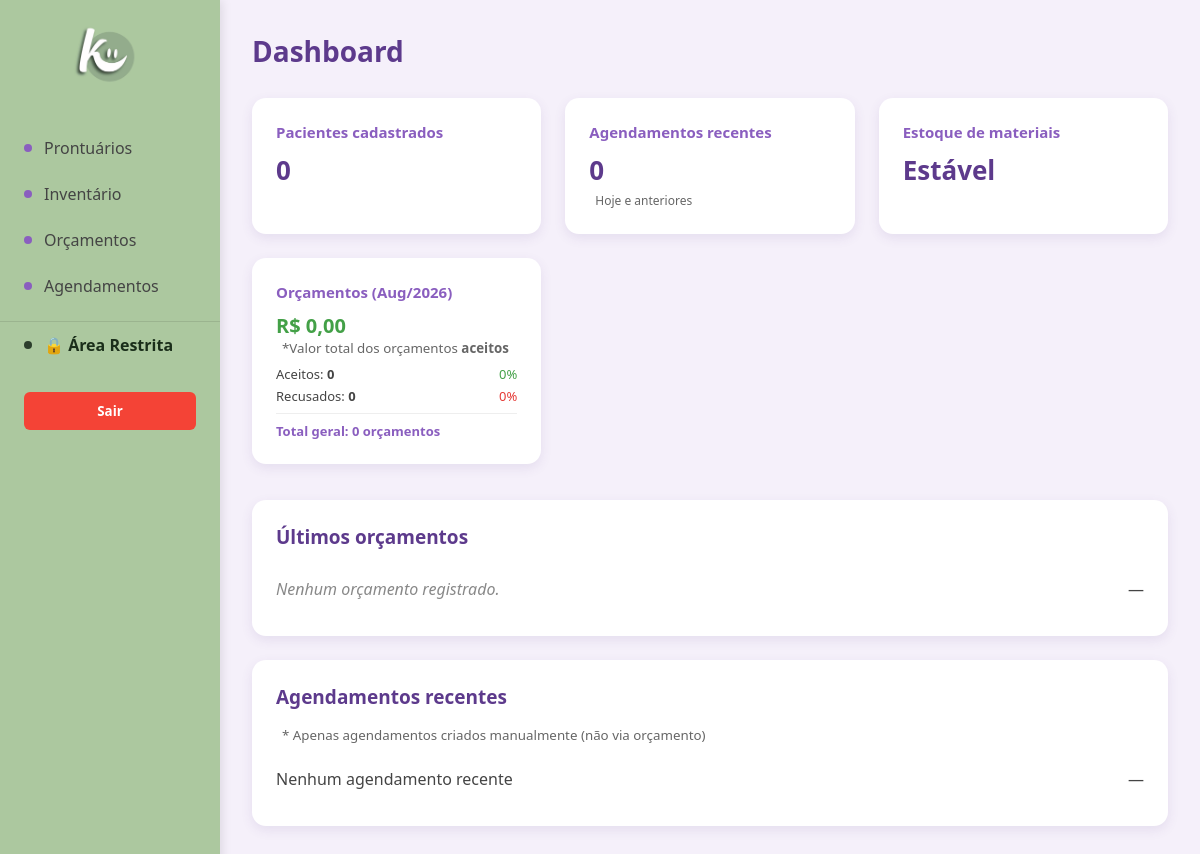
/ (signed in), run on an earlier commit of the app's database.
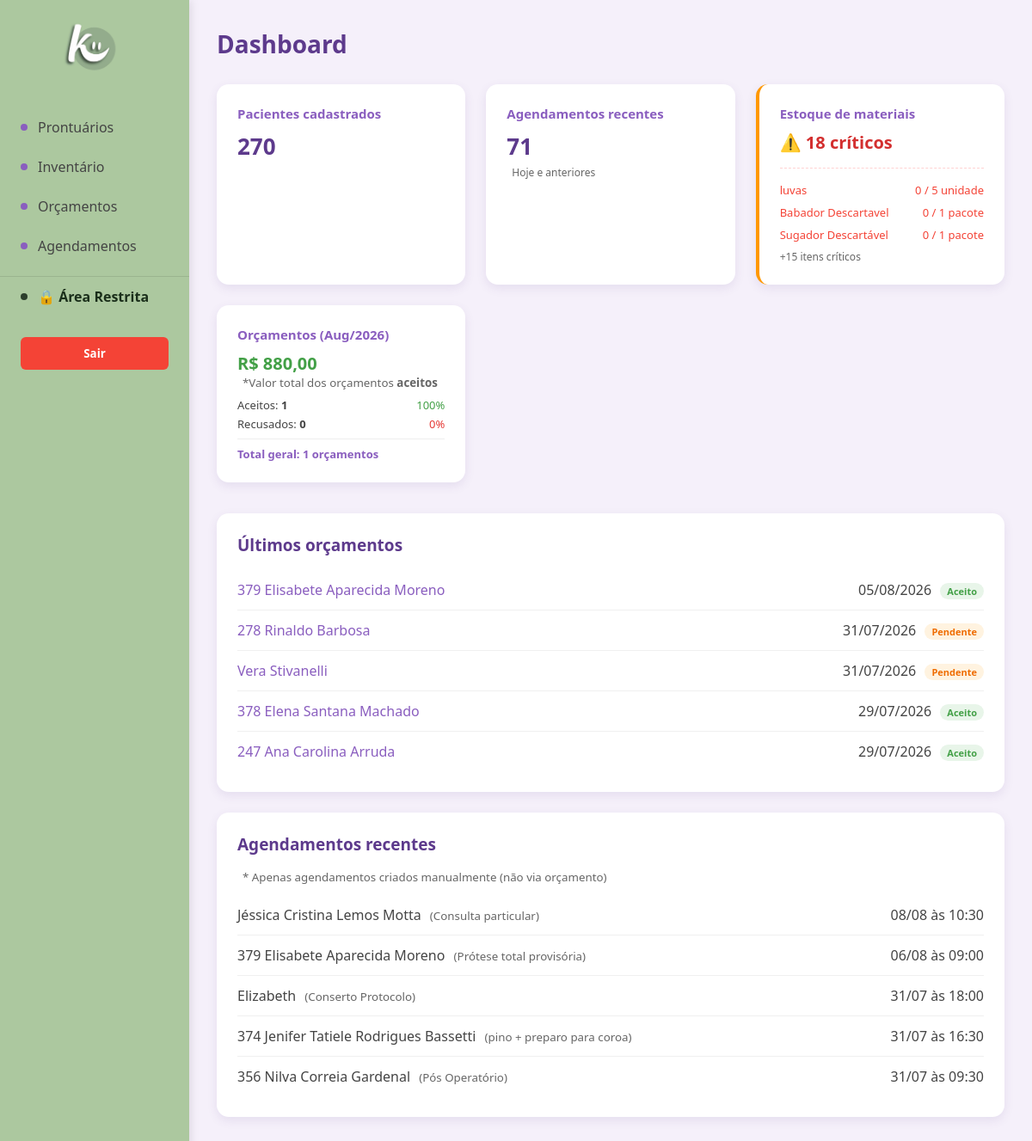
And on a later commit of the database.
### tables this page shows
CREATE TABLE `estoque` (
  `id` int(11) NOT NULL,
  `nome` varchar(255) NOT NULL,
  `quantidade` decimal(10,2) NOT NULL DEFAULT 0.00,
  `unidade` varchar(50) NOT NULL DEFAULT 'unidade',
  `estoque_minimo` decimal(10,2) NOT NULL DEFAULT 5.00,
  `updated_at` timestamp NOT NULL DEFAULT current_timestamp() ON UPDATE current_timestamp()
);

CREATE TABLE `orcamentos` (
  `id` int(11) NOT NULL,
  `paciente_id` int(11) NOT NULL,
  `data_criacao` date NOT NULL,
  `validade` date NOT NULL,
  `status` enum('pendente','aceito','recusado') DEFAULT 'pendente',
  `observacoes` text DEFAULT NULL,
  `created_at` timestamp NOT NULL DEFAULT current_timestamp()
);

CREATE TABLE `prontuarios` (
  `id` int(11) NOT NULL,
  `paciente` varchar(255) NOT NULL,
  `nascimento` date NOT NULL,
  `sexo` enum('Masculino','Feminino','Outro') DEFAULT NULL,
  `estado_civil` varchar(50) DEFAULT NULL,
  `profissao` varchar(100) DEFAULT NULL,
  `rg` varchar(20) DEFAULT NULL,
  `cpf` varchar(14) DEFAULT NULL,
  `endereco` text DEFAULT NULL,
  `cep` varchar(10) DEFAULT NULL,
  `telefone` varchar(20) DEFAULT NULL,
  `email` varchar(255) DEFAULT NULL,
  `observacoes` text DEFAULT NULL,
  `tratamento_odonto` text DEFAULT NULL,
  `tratamento_medico` text DEFAULT NULL,
  `medicamento_continuo` text DEFAULT NULL,
  `alergia_medicamento` text DEFAULT NULL,
  `alergia_outras` text DEFAULT NULL,
  `problemas_saude` text DEFAULT NULL,
  `gravida_meses` varchar(10) DEFAULT NULL,
  `fuma_tempo` varchar(50) DEFAULT NULL,
  `fuma_cigarros_dia` varchar(20) DEFAULT NULL,
  `bebida_frequencia` varchar(100) DEFAULT NULL,
  `drogas_uso` text DEFAULT NULL,
  `doencas_transmissiveis` text DEFAULT NULL,
  `cancer_familiar` text DEFAULT NULL,
  `tratamento_cancer` text DEFAULT NULL,
  `created_at` timestamp NOT NULL DEFAULT current_timestamp()
);

CREATE TABLE `agendamentos` (
  `id` int(11),
  `paciente_id` int(11) DEFAULT NULL,
  `paciente_nome` varchar(255) DEFAULT NULL,
  `procedimento` varchar(255) NOT NULL,
  `data` date NOT NULL,
  `horario` time NOT NULL,
  `created_at` timestamp NOT NULL DEFAULT current_timestamp()
);

### index.php (the view, shortened to what this page needs)
<?php
require_once 'conexao/conexao.php';
$total_pacientes = $pdo->query("SELECT COUNT(*) FROM prontuarios")->fetchColumn();
$total_agendamentos = $pdo->query("
    SELECT COUNT(*) FROM agendamentos WHERE data <= CURDATE()
")->fetchColumn();
$stmt_proximos = $pdo->prepare("
    SELECT
        COALESCE(p.paciente, a.paciente_nome) AS paciente,
        a.procedimento,
        a.data,
        a.horario
    FROM agendamentos a
    LEFT JOIN prontuarios p ON a.paciente_id = p.id
    WHERE a.data <= CURDATE()           -- ← ✅ Apenas este filtro
    ORDER BY a.data DESC, a.horario DESC
    LIMIT 5
");
$stmt_proximos->execute();
$proximos_agendamentos = $stmt_proximos->fetchAll();
$stmt_orc = $pdo->prepare("
    SELECT
        o.id,
        o.data_criacao,
        o.status,
        p.paciente
    FROM orcamentos o
    JOIN prontuarios p ON o.paciente_id = p.id
    ORDER BY o.data_criacao DESC
    LIMIT 5
");
$stmt_orc->execute();
$ultimos_orcamentos = $stmt_orc->fetchAll();
$stmt_estoque_baixo = $pdo->query("
    SELECT nome, quantidade, estoque_minimo, unidade
    FROM estoque
    WHERE quantidade <= estoque_minimo AND quantidade >= 0
    ORDER BY quantidade ASC
");
$materiais_baixo = $stmt_estoque_baixo->fetchAll();
$tem_estoque_baixo = !empty($materiais_baixo);
$mes_atual = date('Y-m');
$stmt_rel_orc = $pdo->prepare("
    SELECT
        COUNT(*) as total,
        SUM(CASE WHEN status = 'aceito' THEN 1 ELSE 0 END) as aceitos,
        SUM(CASE WHEN status = 'recusado' THEN 1 ELSE 0 END) as recusados,
        -- ← VALOR TOTAL: SOMA APENAS DOS ACEITOS (conforme solicitado)
        COALESCE(SUM(CASE WHEN o.status = 'aceito' THEN itens.total_item ELSE 0 END), 0) as valor_total_aceitos
    FROM orcamentos o
    LEFT JOIN (
        SELECT orcamento_id, SUM(quantidade * valor_unitario) as total_item
        FROM orcamentos_itens
        GROUP BY orcamento_id
    ) itens ON o.id = itens.orcamento_id
    WHERE DATE_FORMAT(o.data_criacao, '%Y-%m') = ?
");
$stmt_rel_orc->execute([$mes_atual]);
$rel_orc = $stmt_rel_orc->fetch();
$total_orc = $rel_orc['total'] ?? 0;
$aceitos = $rel_orc['aceitos'] ?? 0;
$recusados = $rel_orc['recusados'] ?? 0;
$valor_total_aceitos = $rel_orc['valor_total_aceitos'] ?? 0;
?>
<!DOCTYPE html>
<html lang="pt-BR">
<head>
    <link rel="stylesheet" href="css/index.css">
</head>
<body>
    <aside class="sidebar">
        <div class="logo">
            <img src="img/logo.jpg" alt="Dentech">
        </div>
        <a href="prontuarios" class="nav-link">
            <div class="nav-dot"></div>
            Prontuários
        </a>
        <a href="inventario" class="nav-link">
            <div class="nav-dot"></div>
            Inventário
        </a>
        <a href="orcamento" class="nav-link">
            <div class="nav-dot"></div>
            Orçamentos
        </a>
        <a href="agendamentos" class="nav-link">
            <div class="nav-dot"></div>
            Agendamentos
        </a>
        <a href="restrito" class="nav-link" style="font-weight: 600; color: #1a2e1a; margin-top: 12px; border-top: 1px solid rgba(0,0,0,0.1); padding-top: 12px;">
            <div class="nav-dot" style="background: #2c3e2c;"></div>
            🔒 Área Restrita
        </a>
        <button class="logout" onclick="location.href='logout.php'">Sair</button>
    </aside>
    <main class="content">
        <h1>Dashboard</h1>
        <div class="card-grid">
            <div class="card">
                <p class="card-title">Pacientes cadastrados</p>
                <p class="card-value"><?= (int)$total_pacientes ?></p>
            </div>
            <div class="card">
                <p class="card-title">Agendamentos recentes</p>
                <p class="card-value"><?= (int)$total_agendamentos ?></p>
                <small style="color:#666; font-size:12px;">Hoje e anteriores</small>
            </div>
            <div class="card <?= $tem_estoque_baixo ? 'card-alerta' : '' ?>">
                <p class="card-title">Estoque de materiais</p>
                <?php if ($tem_estoque_baixo): ?>
                    <p class="card-value" style="color: #d32f2f; font-size: 20px;">
                        ⚠️ <?= count($materiais_baixo) ?> críticos
                    </p>
                    <div class="card-alerta-detalhe">
                        <?php foreach (array_slice($materiais_baixo, 0, 3) as $mat): ?>
                            <div class="alerta-item">
                                <span><?= htmlspecialchars($mat['nome']) ?></span>
                                <span><?= (int)$mat['quantidade'] ?> / <?= (int)$mat['estoque_minimo'] ?> <?= htmlspecialchars($mat['unidade']) ?></span>
                            </div>
                        <?php endforeach; ?>
                        <?php if (count($materiais_baixo) > 3): ?>
                            <div style="font-size:12px; color:#666; margin-top:6px;">
                                +<?= count($materiais_baixo) - 3 ?> itens críticos
                            </div>
                        <?php endif; ?>
                    </div>
                <?php else: ?>
                    <p class="card-value" style="color: var(--roxo-escuro, #5e35b1);">Estável</p>
                <?php endif; ?>
            </div>
            <div class="card">
                <p class="card-title">Orçamentos (<?= date('M/Y') ?>)</p>
                <p class="card-value" style="font-size: 20px; color: #43a047;">
                    R$ <?= number_format($valor_total_aceitos, 2, ',', '.') ?>
                </p>
                <small style="color:#666; display:block; margin-bottom:8px;">
                    *Valor total dos orçamentos <strong>aceitos</strong>
                </small>
                <div style="margin-top: 8px; font-size: 13px;">
                    <div style="display: flex; justify-content: space-between; margin: 4px 0;">
                        <span>Aceitos: <strong><?= (int)$aceitos ?></strong></span>
                        <span style="color: #43a047;"><?= $total_orc > 0 ? round(($aceitos / $total_orc) * 100) : 0 ?>%</span>
                    </div>
                    <div style="display: flex; justify-content: space-between; margin: 4px 0;">
                        <span>Recusados: <strong><?= (int)$recusados ?></strong></span>
                        <span style="color: #e53935;"><?= $total_orc > 0 ? round(($recusados / $total_orc) * 100) : 0 ?>%</span>
                    </div>
                    <div style="margin-top: 8px; font-weight: 600; color: var(--roxo-medio, #7b3ff2); border-top:1px solid #eee; padding-top:8px;">
                        Total geral: <?= (int)$total_orc ?> orçamentos
                    </div>
                </div>
            </div>
        </div>
        <div class="table-card">
            <h3>Últimos orçamentos</h3>
            <?php if (empty($ultimos_orcamentos)): ?>
                <div class="list-item">
                    <span><em>Nenhum orçamento registrado.</em></span>
                    <span>—</span>
                </div>
            <?php else: ?>
                <?php foreach ($ultimos_orcamentos as $orc): ?>
                    <div class="list-item">
                        <span>
                            <a href="visualizar_orcamento.php?id=<?= (int)$orc['id'] ?>" class="link-orcamento">
                                <?= htmlspecialchars($orc['paciente']) ?>
                            </a>
                        </span>
                        <span>
                            <?= date('d/m/Y', strtotime($orc['data_criacao'])) ?>
                            <span class="status-orcamento status-<?= htmlspecialchars($orc['status']) ?>">
                                <?= ucfirst(htmlspecialchars($orc['status'])) ?>
                            </span>
                        </span>
                    </div>
                <?php endforeach; ?>
            <?php endif; ?>
        </div>
        <div class="table-card">
            <h3>Agendamentos recentes</h3>
            <small style="color:#666; display:block; margin-bottom:12px;">
                * Apenas agendamentos criados manualmente (não via orçamento)
            </small>
            <?php if (empty($proximos_agendamentos)): ?>
                <div class="list-item">
                    <span>Nenhum agendamento recente</span>
                    <span>—</span>
                </div>
            <?php else: ?>
                <?php foreach ($proximos_agendamentos as $ag): ?>
                    <?php
                    $dataFormatada = date("d/m", strtotime($ag["data"]));
                    $horaFormatada = substr($ag["horario"] ?? '00:00', 0, 5);
                    $nome = htmlspecialchars($ag["paciente"] ?? '—');
                    $proc = htmlspecialchars($ag["procedimento"] ?? '');
                    ?>
                    <div class="list-item">
                        <span><?= $nome ?> <small style="color:#666">(<?= $proc ?>)</small></span>
                        <span><?= $dataFormatada ?> às <?= $horaFormatada ?></span>
                    </div>
                <?php endforeach; ?>
            <?php endif; ?>
        </div>
    </main>
</body>
</html>

### css/index.css (style rules this page uses)
:root { --roxo-escuro: #5d3a8c; --roxo-medio: #8a5ebf; --roxo-claro: #c9a7e8; --roxo-background: #f5f0fa; --branco: #ffffff; --cinza-texto: #444; --verde: #4caf50; --vermelho: #f44336; --amarelo: #ff9800; }
* { margin: 0; padding: 0; box-sizing: border-box; font-family: "Segoe UI", system-ui, sans-serif; }
body { display: flex; background-color: var(--roxo-background); color: var(--cinza-texto); min-height: 100vh; }
.sidebar { width: 220px; background: #ACC89F; padding: 20px 0; box-shadow: 2px 0 10px rgba(0, 0, 0, 0.1); display: flex; flex-direction: column; }
.logo { text-align: center; margin-bottom: 30px; }
.logo img { width: 120px; height: auto; border-radius: 8px; }
.nav-link { display: flex; align-items: center; padding: 12px 24px; color: var(--cinza-texto); text-decoration: none; font-weight: 500; transition: background 0.2s; }
.nav-dot { width: 8px; height: 8px; background: var(--roxo-medio); border-radius: 50%; margin-right: 12px; }
.logout { background: #f44336; color: white; border: none; padding: 10px 24px; margin-top: auto; margin: 24px 24px 24px; border-radius: 6px; font-weight: 600; cursor: pointer; transition: background 0.2s; }
.content { flex: 1; padding: 32px; }
.content h1 { color: var(--roxo-escuro); margin-bottom: 28px; font-size: 28px; }
.card-grid { display: grid; grid-template-columns: repeat(auto-fit, minmax(240px, 1fr)); gap: 24px; margin-bottom: 36px; }
.card { background: var(--branco); border-radius: 14px; padding: 24px; box-shadow: 0 4px 12px rgba(93, 58, 140, 0.1); }
.card-title { font-size: 15px; color: var(--roxo-medio); margin-bottom: 10px; font-weight: 600; }
.card-value { font-size: 26px; font-weight: 700; color: var(--roxo-escuro); }
.card-alerta { border-left: 4px solid var(--vermelho); }
.card-alerta .card-value { color: var(--vermelho); }
.card-alerta-detalhe { margin-top: 16px; padding-top: 16px; border-top: 1px dashed #ffd2d2; font-size: 13px; }
.alerta-item { display: flex; justify-content: space-between; margin-bottom: 8px; color: var(--vermelho); font-weight: 500; }
.table-card { background: var(--branco); border-radius: 14px; padding: 24px; margin-bottom: 24px; box-shadow: 0 4px 12px rgba(93, 58, 140, 0.1); }
.table-card h3 { color: var(--roxo-escuro); margin-bottom: 16px; font-size: 19px; font-weight: 600; }
.list-item { display: flex; justify-content: space-between; padding: 12px 0; border-bottom: 1px solid #f0f0f0; align-items: center; }
.list-item:last-child { border-bottom: none; }
.link-orcamento { color: var(--roxo-medio); text-decoration: none; font-weight: 600; }
.status-orcamento { display: inline-block; padding: 2px 10px; border-radius: 20px; font-size: 12px; font-weight: 600; margin-left: 10px; }
.status-pendente { background: #fff8e1; color: var(--amarelo); }
.status-aceito { background: #e8f5e9; color: var(--verde); }
small { color: #777; font-weight: normal; margin-left: 6px; }
.list-item em { color: #888; font-style: italic; }

### index.php (style rules this page uses)
.card-alerta { border-left: 4px solid #ff9800; }
.status-orcamento { padding: 2px 8px; border-radius: 12px; font-size: 11px; font-weight: 600; margin-left: 6px; }
.status-pendente { background: #fff3e0; color: #ef6c00; }
.status-aceito { background: #e8f5e9; color: #43a047; }
.link-orcamento { color: var(--roxo-medio, #7b3ff2); text-decoration: none; font-weight: 500; }

What changed in the data, as far as the page shows it:
added estoque: nome "luvas", quantidade "0", estoque_minimo "5", unidade "unidade"
added estoque: nome "Babador Descartavel", quantidade "0", estoque_minimo "1", unidade "pacote"
added estoque: nome "Sugador Descartável", quantidade "0", estoque_minimo "1", unidade "pacote"
added orcamentos: paciente.paciente "379 Elisabete Aparecida Moreno", data_criacao "05/08/2026", status "Aceito"
added orcamentos: paciente.paciente "278 Rinaldo Barbosa", data_criacao "31/07/2026", status "Pendente"
added orcamentos: paciente.paciente "Vera Stivanelli", data_criacao "31/07/2026", status "Pendente"
added orcamentos: paciente.paciente "378 Elena Santana Machado", data_criacao "29/07/2026", status "Aceito"
added orcamentos: paciente.paciente "247 Ana Carolina Arruda", data_criacao "29/07/2026", status "Aceito"
added agendamentos: nome "Jéssica Cristina Lemos Motta", procedimento "Consulta particular", data "08/08", horario "10:30"
added agendamentos: nome "379 Elisabete Aparecida Moreno", procedimento "Prótese total provisória", data "06/08", horario "09:00"
added agendamentos: nome "Elizabeth", procedimento "Conserto Protocolo", data "31/07", horario "18:00"
added agendamentos: nome "374 Jenifer Tatiele Rodrigues Bassetti", procedimento "pino + preparo para coroa", data "31/07", horario "16:30"
added agendamentos: nome "356 Nilva Correia Gardenal", procedimento "Pós Operatório", data "31/07", horario "09:30"
Also different on the page:
$total_pacientes: "0" → "270"
$total_agendamentos: "0" → "71"
count($materiais_baixo): (not shown) → "18"
count($materiais_baixo) - 3: (not shown) → "15"
$valor_total_aceitos: "0,00" → "880,00"
$aceitos: "0" → "1"
$total_orc: "0" → "1"
text no longer shown: "Estável Nenhum orçamento registrado. — Nenhum agendamento recente —"
text now shown: "⚠️ críticos + itens críticos 100"
